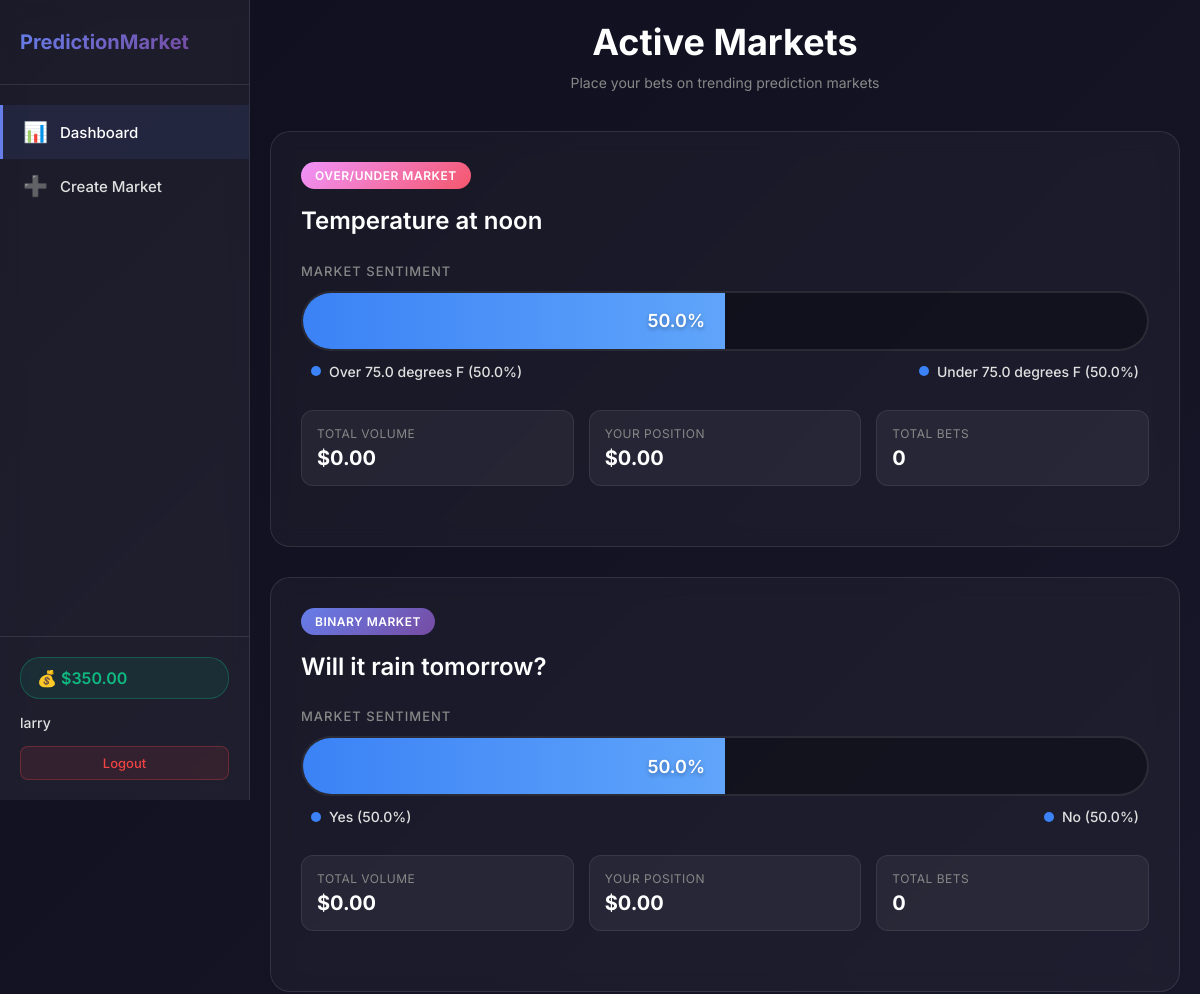
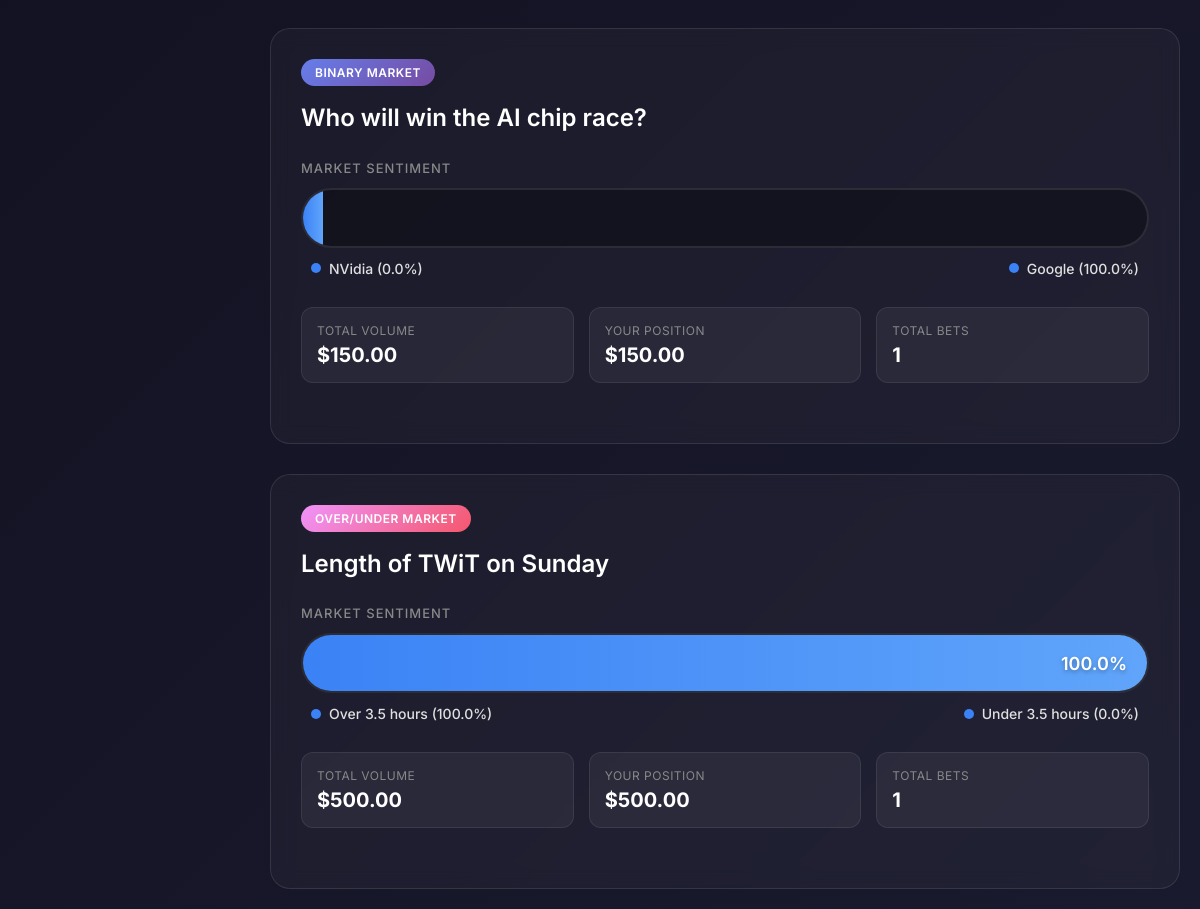
/dashboard (signed in), run on the app's committed database (2 pictures, top to bottom).
### tables this page shows
CREATE TABLE users (
            id INTEGER PRIMARY KEY AUTOINCREMENT,
            username TEXT UNIQUE NOT NULL,
            password_hash TEXT NOT NULL,
            balance REAL DEFAULT 1000.0,
            created_at TIMESTAMP DEFAULT CURRENT_TIMESTAMP
        );

CREATE TABLE markets (
            id INTEGER PRIMARY KEY AUTOINCREMENT,
            question TEXT NOT NULL,
            market_type TEXT NOT NULL CHECK(market_type IN ('binary', 'over_under')),
            option_a TEXT,
            option_b TEXT,
            target_value REAL,
            unit TEXT,
            status TEXT DEFAULT 'active' CHECK(status IN ('active', 'resolved', 'cancelled')),
            resolution TEXT,
            created_at TIMESTAMP DEFAULT CURRENT_TIMESTAMP,
            resolved_at TIMESTAMP
        );

### app.py (the view)
@app.route('/dashboard')
@login_required
def dashboard():
    balance = get_user_balance()
    conn = get_db()
    cursor = conn.cursor()
    cursor.execute('SELECT balance FROM users WHERE id = ?', (session['user_id'],))
    user = cursor.fetchone()
    balance = user['balance']
    cursor.execute('SELECT * FROM markets WHERE status = ? ORDER BY created_at DESC', ('active',))
    markets = cursor.fetchall()
    conn.close()
    enriched_markets = []
    for market in markets:
        market_dict = dict(market)
        market_dict['sentiment'] = get_market_sentiment(market['id'])
        market_dict['stats'] = get_market_stats(market['id'])
        enriched_markets.append(market_dict)
    return render_template('dashboard.html', markets=enriched_markets, balance=balance)

### app.py (called while the page is built)
def get_db():
    conn = sqlite3.connect(DATABASE)
    conn.row_factory = sqlite3.Row
    return conn

def login_required(f):
    @wraps(f)
    def decorated_function(*args, **kwargs):
        if 'user_id' not in session:
            flash('Please log in to access this page.', 'warning')
            return redirect(url_for('login'))
        return f(*args, **kwargs)
    return decorated_function

def get_user_balance():
    conn = get_db()
    cursor = conn.cursor()
    cursor.execute('SELECT balance FROM users WHERE id = ?', (session['user_id'],))
    user = cursor.fetchone()
    conn.close()
    return user['balance'] if user else 0

def get_market_stats(market_id):
    conn = get_db()
    cursor = conn.cursor()
    cursor.execute('SELECT SUM(amount) as total FROM bets WHERE market_id = ?', (market_id,))
    result = cursor.fetchone()
    total_volume = result['total'] if result['total'] else 0
    cursor.execute('SELECT COUNT(*) as count FROM bets WHERE market_id = ?', (market_id,))
    total_bets = cursor.fetchone()['count']
    user_position = 0
    if 'user_id' in session:
        cursor.execute('''
            SELECT SUM(amount) as total
            FROM bets
            WHERE market_id = ? AND user_id = ?
        ''', (market_id, session['user_id']))
        result = cursor.fetchone()
        user_position = result['total'] if result['total'] else 0
    conn.close()
    return {
        'total_volume': total_volume,
        'total_bets': total_bets,
        'user_position': user_position
    }

### templates/dashboard.html (shortened to what this page needs)
{% extends "base.html" %}
{% block content %}
<div class="dashboard-header">
    <h1>Active Markets</h1>
    <p class="subtitle">Place your bets on trending prediction markets</p>
</div>
<div class="market-grid">
    {% for market in markets %}
    <div class="market-card" onclick="window.location.href='{{ url_for('market_detail', market_id=market.id) }}'">
        <span class="market-type-badge badge-{{ market.market_type }}">
            {{ 'Binary Market' if market.market_type == 'binary' else 'Over/Under Market' }}
        </span>
        <h2 class="market-question">{{ market.question }}</h2>
        <div class="sentiment-section">
            <div class="sentiment-label">Market Sentiment</div>
            <div class="sentiment-bar-container">
                {% if market.market_type == 'binary' %}
                <div class="sentiment-bar" style="width: {{ market.sentiment.option_a }}%">
                    {{ market.sentiment.option_a }}%
                </div>
                {% else %}
                <div class="sentiment-bar" style="width: {{ market.sentiment.over }}%">
                    {{ market.sentiment.over }}%
                </div>
                {% endif %}
            </div>
            <div class="sentiment-labels">
                {% if market.market_type == 'binary' %}
                <div class="sentiment-option">
                    <span class="option-dot"></span>
                    <span>{{ market.option_a }} ({{ market.sentiment.option_a }}%)</span>
                </div>
                <div class="sentiment-option">
                    <span class="option-dot"></span>
                    <span>{{ market.option_b }} ({{ market.sentiment.option_b }}%)</span>
                </div>
                {% else %}
                <div class="sentiment-option">
                    <span class="option-dot"></span>
                    <span>Over {{ market.target_value }} {{ market.unit }} ({{ market.sentiment.over }}%)</span>
                </div>
                <div class="sentiment-option">
                    <span class="option-dot"></span>
                    <span>Under {{ market.target_value }} {{ market.unit }} ({{ market.sentiment.under }}%)</span>
                </div>
                {% endif %}
            </div>
        </div>
        <div class="stats-grid">
            <div class="stat-card">
                <div class="stat-label">Total Volume</div>
                <div class="stat-value">${{ "%.2f"|format(market.stats.total_volume) }}</div>
            </div>
            <div class="stat-card">
                <div class="stat-label">Your Position</div>
                <div class="stat-value">${{ "%.2f"|format(market.stats.user_position) }}</div>
            </div>
            <div class="stat-card">
                <div class="stat-label">Total Bets</div>
                <div class="stat-value">{{ market.stats.total_bets }}</div>
            </div>
        </div>
    </div>
    {% endfor %}
</div>
{% endblock %}

### templates/base.html (shortened to what this page needs)
<!DOCTYPE html>
<html lang="en">
<head>
    <link rel="stylesheet" href="{{ url_for('static', filename='css/style.css') }}">
</head>
<body>
    {% if session.user_id %}
    <div class="sidebar">
        <div class="sidebar-header">
            <a href="{{ url_for('dashboard') }}" class="logo">PredictionMarket</a>
        </div>
        <nav class="sidebar-nav">
            <a href="{{ url_for('dashboard') }}"
                class="nav-item {% if request.endpoint == 'dashboard' %}active{% endif %}">
                <span class="nav-icon">📊</span>
                <span class="nav-text">Dashboard</span>
            </a>
            <a href="{{ url_for('create_market') }}"
                class="nav-item {% if request.endpoint == 'create_market' %}active{% endif %}">
                <span class="nav-icon">➕</span>
                <span class="nav-text">Create Market</span>
            </a>
        </nav>
        <div class="sidebar-footer">
            <div class="wallet-display">
                💰 <span class="wallet-amount">${{ "%.2f"|format(balance) }}</span>
            </div>
            <div class="user-info">
                <span class="username">{{ session.username }}</span>
                <a href="{{ url_for('logout') }}" class="btn-logout">Logout</a>
            </div>
        </div>
    </div>
    <div class="main-content">
        {% endif %}
        <div class="container">
            {% block content %}{% endblock %}
        </div>
    </div>
</body>
</html>

### data on the page
users: balance "350.00", username "larry"
markets: market_type "OVER/UNDER MARKET", question "Temperature at noon", sentiment.over "50.0", target_value "75.0", unit "degrees F", sentiment.under "50.0", stats.total_volume "0.00", stats.user_position "0.00", stats.total_bets "0"
markets: market_type "BINARY MARKET", question "Will it rain tomorrow?", sentiment.option_a "50.0", option_a "Yes", option_b "No", sentiment.option_b "50.0", stats.total_volume "0.00", stats.user_position "0.00", stats.total_bets "0"
markets: market_type "BINARY MARKET", question "Who will win the AI chip race?", option_a "NVidia", sentiment.option_a "0.0", option_b "Google", sentiment.option_b "100.0", stats.total_volume "150.00", stats.user_position "150.00", stats.total_bets "1"
markets: market_type "OVER/UNDER MARKET", question "Length of TWiT on Sunday", sentiment.over "100.0", target_value "3.5", unit "hours", sentiment.under "0.0", stats.total_volume "500.00", stats.user_position "500.00", stats.total_bets "1"
